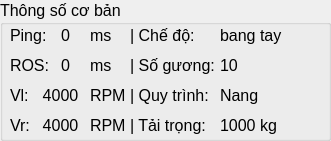
   <widget class="QGroupBox" name="gb_basic_param">
    <property name="geometry">
     <rect>
      <x>10</x>
      <y>370</y>
      <width>331</width>
      <height>141</height>
     </rect>
    </property>
    <property name="font">
     <font>
      <pointsize>12</pointsize>
     </font>
    </property>
    <property name="title">
     <string>Thông số cơ bản</string>
    </property>
    <widget class="QLabel" name="lb_mode">
     <property name="geometry">
      <rect>
       <x>130</x>
       <y>20</y>
       <width>91</width>
       <height>31</height>
      </rect>
     </property>
     <property name="font">
      <font>
       <pointsize>12</pointsize>
      </font>
     </property>
     <property name="autoFillBackground">
      <bool>false</bool>
     </property>
     <property name="frameShape">
      <enum>QFrame::NoFrame</enum>
     </property>
     <property name="lineWidth">
      <number>1</number>
     </property>
     <property name="midLineWidth">
      <number>0</number>
     </property>
     <property name="text">
      <string>| Chế độ:</string>
     </property>
     <property name="scaledContents">
      <bool>false</bool>
     </property>
     <property name="wordWrap">
      <bool>false</bool>
     </property>
     <property name="openExternalLinks">
      <bool>false</bool>
     </property>
    </widget>
    <widget class="QLabel" name="lb_detect">
     <property name="geometry">
      <rect>
       <x>130</x>
       <y>50</y>
       <width>91</width>
       <height>31</height>
      </rect>
     </property>
     <property name="font">
      <font>
       <pointsize>12</pointsize>
      </font>
     </property>
     <property name="autoFillBackground">
      <bool>false</bool>
     </property>
     <property name="frameShape">
      <enum>QFrame::NoFrame</enum>
     </property>
     <property name="lineWidth">
      <number>1</number>
     </property>
     <property name="midLineWidth">
      <number>0</number>
     </property>
     <property name="text">
      <string>| Số gương:</string>
     </property>
     <property name="scaledContents">
      <bool>false</bool>
     </property>
     <property name="wordWrap">
      <bool>false</bool>
     </property>
     <property name="openExternalLinks">
      <bool>false</bool>
     </property>
    </widget>
    <widget class="QLabel" name="lb_ros">
     <property name="geometry">
      <rect>
       <x>10</x>
       <y>50</y>
       <width>41</width>
       <height>31</height>
      </rect>
     </property>
     <property name="font">
      <font>
       <pointsize>12</pointsize>
      </font>
     </property>
     <property name="autoFillBackground">
      <bool>false</bool>
     </property>
     <property name="frameShape">
      <enum>QFrame::NoFrame</enum>
     </property>
     <property name="lineWidth">
      <number>1</number>
     </property>
     <property name="midLineWidth">
      <number>0</number>
     </property>
     <property name="text">
      <string>ROS:</string>
     </property>
     <property name="scaledContents">
      <bool>false</bool>
     </property>
     <property name="wordWrap">
      <bool>false</bool>
     </property>
     <property name="openExternalLinks">
      <bool>false</bool>
     </property>
    </widget>
    <widget class="QLabel" name="lb_job">
     <property name="geometry">
      <rect>
       <x>130</x>
       <y>80</y>
       <width>91</width>
       <height>31</height>
      </rect>
     </property>
     <property name="font">
      <font>
       <pointsize>12</pointsize>
      </font>
     </property>
     <property name="autoFillBackground">
      <bool>false</bool>
     </property>
     <property name="frameShape">
      <enum>QFrame::NoFrame</enum>
     </property>
     <property name="lineWidth">
      <number>1</number>
     </property>
     <property name="midLineWidth">
      <number>0</number>
     </property>
     <property name="text">
      <string>| Quy trình:</string>
     </property>
     <property name="scaledContents">
      <bool>false</bool>
     </property>
     <property name="wordWrap">
      <bool>false</bool>
     </property>
     <property name="openExternalLinks">
      <bool>false</bool>
     </property>
    </widget>
    <widget class="QLabel" name="lb_load">
     <property name="geometry">
      <rect>
       <x>130</x>
       <y>110</y>
       <width>91</width>
       <height>31</height>
      </rect>
     </property>
     <property name="font">
      <font>
       <pointsize>12</pointsize>
      </font>
     </property>
     <property name="autoFillBackground">
      <bool>false</bool>
     </property>
     <property name="frameShape">
      <enum>QFrame::NoFrame</enum>
     </property>
     <property name="lineWidth">
      <number>1</number>
     </property>
     <property name="midLineWidth">
      <number>0</number>
     </property>
     <property name="text">
      <string>| Tải trọng:</string>
     </property>
     <property name="scaledContents">
      <bool>false</bool>
     </property>
     <property name="wordWrap">
      <bool>false</bool>
     </property>
     <property name="openExternalLinks">
      <bool>false</bool>
     </property>
    </widget>
    <widget class="QLabel" name="lbv_ros">
     <property name="geometry">
      <rect>
       <x>40</x>
       <y>50</y>
       <width>51</width>
       <height>31</height>
      </rect>
     </property>
     <property name="font">
      <font>
       <pointsize>12</pointsize>
      </font>
     </property>
     <property name="autoFillBackground">
      <bool>false</bool>
     </property>
     <property name="frameShape">
      <enum>QFrame::NoFrame</enum>
     </property>
     <property name="lineWidth">
      <number>1</number>
     </property>
     <property name="midLineWidth">
      <number>0</number>
     </property>
     <property name="text">
      <string>0</string>
     </property>
     <property name="scaledContents">
      <bool>false</bool>
     </property>
     <property name="alignment">
      <set>Qt::AlignCenter</set>
     </property>
     <property name="wordWrap">
      <bool>false</bool>
     </property>
     <property name="openExternalLinks">
      <bool>false</bool>
     </property>
    </widget>
    <widget class="QLabel" name="lbv_mode">
     <property name="geometry">
      <rect>
       <x>220</x>
       <y>20</y>
       <width>111</width>
       <height>31</height>
      </rect>
     </property>
     <property name="font">
      <font>
       <pointsize>12</pointsize>
      </font>
     </property>
     <property name="autoFillBackground">
      <bool>false</bool>
     </property>
     <property name="frameShape">
      <enum>QFrame::NoFrame</enum>
     </property>
     <property name="lineWidth">
      <number>1</number>
     </property>
     <property name="midLineWidth">
      <number>0</number>
     </property>
     <property name="text">
      <string>bang tay</string>
     </property>
     <property name="scaledContents">
      <bool>false</bool>
     </property>
     <property name="wordWrap">
      <bool>false</bool>
     </property>
     <property name="openExternalLinks">
      <bool>false</bool>
     </property>
    </widget>
    <widget class="QLabel" name="lbv_detect">
     <property name="geometry">
      <rect>
       <x>220</x>
       <y>50</y>
       <width>111</width>
       <height>31</height>
      </rect>
     </property>
     <property name="font">
      <font>
       <pointsize>12</pointsize>
      </font>
     </property>
     <property name="autoFillBackground">
      <bool>false</bool>
     </property>
     <property name="frameShape">
      <enum>QFrame::NoFrame</enum>
     </property>
     <property name="lineWidth">
      <number>1</number>
     </property>
     <property name="midLineWidth">
      <number>0</number>
     </property>
     <property name="text">
      <string>10</string>
     </property>
     <property name="scaledContents">
      <bool>false</bool>
     </property>
     <property name="wordWrap">
      <bool>false</bool>
     </property>
     <property name="openExternalLinks">
      <bool>false</bool>
     </property>
    </widget>
    <widget class="QLabel" name="lbv_load">
     <property name="geometry">
      <rect>
       <x>220</x>
       <y>110</y>
       <width>41</width>
       <height>31</height>
      </rect>
     </property>
     <property name="font">
      <font>
       <pointsize>12</pointsize>
      </font>
     </property>
     <property name="autoFillBackground">
      <bool>false</bool>
     </property>
     <property name="frameShape">
      <enum>QFrame::NoFrame</enum>
     </property>
     <property name="lineWidth">
      <number>1</number>
     </property>
     <property name="midLineWidth">
      <number>0</number>
     </property>
     <property name="text">
      <string>1000</string>
     </property>
     <property name="scaledContents">
      <bool>false</bool>
     </property>
     <property name="wordWrap">
      <bool>false</bool>
     </property>
     <property name="openExternalLinks">
      <bool>false</bool>
     </property>
    </widget>
    <widget class="QLabel" name="lbv_job">
     <property name="geometry">
      <rect>
       <x>220</x>
       <y>80</y>
       <width>111</width>
       <height>31</height>
      </rect>
     </property>
     <property name="font">
      <font>
       <pointsize>12</pointsize>
      </font>
     </property>
     <property name="autoFillBackground">
      <bool>false</bool>
     </property>
     <property name="frameShape">
      <enum>QFrame::NoFrame</enum>
     </property>
     <property name="lineWidth">
      <number>1</number>
     </property>
     <property name="midLineWidth">
      <number>0</number>
     </property>
     <property name="text">
      <string>Nang</string>
     </property>
     <property name="scaledContents">
      <bool>false</bool>
     </property>
     <property name="wordWrap">
      <bool>false</bool>
     </property>
     <property name="openExternalLinks">
      <bool>false</bool>
     </property>
    </widget>
    <widget class="QLabel" name="lb_ros_2">
     <property name="geometry">
      <rect>
       <x>10</x>
       <y>20</y>
       <width>41</width>
       <height>31</height>
      </rect>
     </property>
     <property name="font">
      <font>
       <pointsize>12</pointsize>
      </font>
     </property>
     <property name="autoFillBackground">
      <bool>false</bool>
     </property>
     <property name="frameShape">
      <enum>QFrame::NoFrame</enum>
     </property>
     <property name="lineWidth">
      <number>1</number>
     </property>
     <property name="midLineWidth">
      <number>0</number>
     </property>
     <property name="text">
      <string>Ping: </string>
     </property>
     <property name="scaledContents">
      <bool>false</bool>
     </property>
     <property name="wordWrap">
      <bool>false</bool>
     </property>
     <property name="openExternalLinks">
      <bool>false</bool>
     </property>
    </widget>
    <widget class="QLabel" name="lbv_ping">
     <property name="geometry">
      <rect>
       <x>40</x>
       <y>20</y>
       <width>51</width>
       <height>31</height>
      </rect>
     </property>
     <property name="font">
      <font>
       <pointsize>12</pointsize>
      </font>
     </property>
     <property name="layoutDirection">
      <enum>Qt::LeftToRight</enum>
     </property>
     <property name="autoFillBackground">
      <bool>false</bool>
     </property>
     <property name="frameShape">
      <enum>QFrame::NoFrame</enum>
     </property>
     <property name="lineWidth">
      <number>1</number>
     </property>
     <property name="midLineWidth">
      <number>0</number>
     </property>
     <property name="text">
      <string>0</string>
     </property>
     <property name="scaledContents">
      <bool>false</bool>
     </property>
     <property name="alignment">
      <set>Qt::AlignCenter</set>
     </property>
     <property name="wordWrap">
      <bool>false</bool>
     </property>
     <property name="openExternalLinks">
      <bool>false</bool>
     </property>
    </widget>
    <widget class="QLabel" name="lbv_velRight">
     <property name="geometry">
      <rect>
       <x>30</x>
       <y>110</y>
       <width>61</width>
       <height>31</height>
      </rect>
     </property>
     <property name="font">
      <font>
       <pointsize>12</pointsize>
      </font>
     </property>
     <property name="autoFillBackground">
      <bool>false</bool>
     </property>
     <property name="frameShape">
      <enum>QFrame::NoFrame</enum>
     </property>
     <property name="lineWidth">
      <number>1</number>
     </property>
     <property name="midLineWidth">
      <number>0</number>
     </property>
     <property name="text">
      <string>4000</string>
     </property>
     <property name="scaledContents">
      <bool>false</bool>
     </property>
     <property name="alignment">
      <set>Qt::AlignCenter</set>
     </property>
     <property name="wordWrap">
      <bool>false</bool>
     </property>
     <property name="openExternalLinks">
      <bool>false</bool>
     </property>
    </widget>
    <widget class="QLabel" name="lb_velRight">
     <property name="geometry">
      <rect>
       <x>10</x>
       <y>110</y>
       <width>31</width>
       <height>31</height>
      </rect>
     </property>
     <property name="font">
      <font>
       <pointsize>12</pointsize>
      </font>
     </property>
     <property name="autoFillBackground">
      <bool>false</bool>
     </property>
     <property name="frameShape">
      <enum>QFrame::NoFrame</enum>
     </property>
     <property name="lineWidth">
      <number>1</number>
     </property>
     <property name="midLineWidth">
      <number>0</number>
     </property>
     <property name="text">
      <string>Vr:</string>
     </property>
     <property name="scaledContents">
      <bool>false</bool>
     </property>
     <property name="wordWrap">
      <bool>false</bool>
     </property>
     <property name="openExternalLinks">
      <bool>false</bool>
     </property>
    </widget>
    <widget class="QLabel" name="lb_velLeft">
     <property name="geometry">
      <rect>
       <x>10</x>
       <y>80</y>
       <width>31</width>
       <height>31</height>
      </rect>
     </property>
     <property name="font">
      <font>
       <pointsize>12</pointsize>
      </font>
     </property>
     <property name="autoFillBackground">
      <bool>false</bool>
     </property>
     <property name="frameShape">
      <enum>QFrame::NoFrame</enum>
     </property>
     <property name="lineWidth">
      <number>1</number>
     </property>
     <property name="midLineWidth">
      <number>0</number>
     </property>
     <property name="text">
      <string>Vl:</string>
     </property>
     <property name="scaledContents">
      <bool>false</bool>
     </property>
     <property name="wordWrap">
      <bool>false</bool>
     </property>
     <property name="openExternalLinks">
      <bool>false</bool>
     </property>
    </widget>
    <widget class="QLabel" name="lbv_velLeft">
     <property name="geometry">
      <rect>
       <x>30</x>
       <y>80</y>
       <width>61</width>
       <height>31</height>
      </rect>
     </property>
     <property name="font">
      <font>
       <pointsize>12</pointsize>
      </font>
     </property>
     <property name="autoFillBackground">
      <bool>false</bool>
     </property>
     <property name="frameShape">
      <enum>QFrame::NoFrame</enum>
     </property>
     <property name="lineWidth">
      <number>1</number>
     </property>
     <property name="midLineWidth">
      <number>0</number>
     </property>
     <property name="text">
      <string>4000</string>
     </property>
     <property name="scaledContents">
      <bool>false</bool>
     </property>
     <property name="alignment">
      <set>Qt::AlignCenter</set>
     </property>
     <property name="wordWrap">
      <bool>false</bool>
     </property>
     <property name="openExternalLinks">
      <bool>false</bool>
     </property>
    </widget>
    <widget class="QLabel" name="lbu_2">
     <property name="geometry">
      <rect>
       <x>90</x>
       <y>80</y>
       <width>41</width>
       <height>31</height>
      </rect>
     </property>
     <property name="font">
      <font>
       <pointsize>12</pointsize>
      </font>
     </property>
     <property name="autoFillBackground">
      <bool>false</bool>
     </property>
     <property name="frameShape">
      <enum>QFrame::NoFrame</enum>
     </property>
     <property name="lineWidth">
      <number>1</number>
     </property>
     <property name="midLineWidth">
      <number>0</number>
     </property>
     <property name="text">
      <string>RPM</string>
     </property>
     <property name="scaledContents">
      <bool>false</bool>
     </property>
     <property name="wordWrap">
      <bool>false</bool>
     </property>
     <property name="openExternalLinks">
      <bool>false</bool>
     </property>
    </widget>
    <widget class="QLabel" name="lbu_3">
     <property name="geometry">
      <rect>
       <x>90</x>
       <y>110</y>
       <width>41</width>
       <height>31</height>
      </rect>
     </property>
     <property name="font">
      <font>
       <pointsize>12</pointsize>
      </font>
     </property>
     <property name="autoFillBackground">
      <bool>false</bool>
     </property>
     <property name="frameShape">
      <enum>QFrame::NoFrame</enum>
     </property>
     <property name="lineWidth">
      <number>1</number>
     </property>
     <property name="midLineWidth">
      <number>0</number>
     </property>
     <property name="text">
      <string>RPM</string>
     </property>
     <property name="scaledContents">
      <bool>false</bool>
     </property>
     <property name="wordWrap">
      <bool>false</bool>
     </property>
     <property name="openExternalLinks">
      <bool>false</bool>
     </property>
    </widget>
    <widget class="QLabel" name="lbu_0">
     <property name="geometry">
      <rect>
       <x>90</x>
       <y>20</y>
       <width>41</width>
       <height>31</height>
      </rect>
     </property>
     <property name="font">
      <font>
       <pointsize>12</pointsize>
      </font>
     </property>
     <property name="autoFillBackground">
      <bool>false</bool>
     </property>
     <property name="frameShape">
      <enum>QFrame::NoFrame</enum>
     </property>
     <property name="lineWidth">
      <number>1</number>
     </property>
     <property name="midLineWidth">
      <number>0</number>
     </property>
     <property name="text">
      <string>ms</string>
     </property>
     <property name="scaledContents">
      <bool>false</bool>
     </property>
     <property name="wordWrap">
      <bool>false</bool>
     </property>
     <property name="openExternalLinks">
      <bool>false</bool>
     </property>
    </widget>
    <widget class="QLabel" name="lbu_1">
     <property name="geometry">
      <rect>
       <x>90</x>
       <y>50</y>
       <width>41</width>
       <height>31</height>
      </rect>
     </property>
     <property name="font">
      <font>
       <pointsize>12</pointsize>
      </font>
     </property>
     <property name="autoFillBackground">
      <bool>false</bool>
     </property>
     <property name="frameShape">
      <enum>QFrame::NoFrame</enum>
     </property>
     <property name="lineWidth">
      <number>1</number>
     </property>
     <property name="midLineWidth">
      <number>0</number>
     </property>
     <property name="text">
      <string>ms</string>
     </property>
     <property name="scaledContents">
      <bool>false</bool>
     </property>
     <property name="wordWrap">
      <bool>false</bool>
     </property>
     <property name="openExternalLinks">
      <bool>false</bool>
     </property>
    </widget>
    <widget class="QLabel" name="lb_velRight_3">
     <property name="geometry">
      <rect>
       <x>260</x>
       <y>110</y>
       <width>21</width>
       <height>31</height>
      </rect>
     </property>
     <property name="font">
      <font>
       <pointsize>12</pointsize>
      </font>
     </property>
     <property name="autoFillBackground">
      <bool>false</bool>
     </property>
     <property name="frameShape">
      <enum>QFrame::NoFrame</enum>
     </property>
     <property name="lineWidth">
      <number>1</number>
     </property>
     <property name="midLineWidth">
      <number>0</number>
     </property>
     <property name="text">
      <string>kg</string>
     </property>
     <property name="scaledContents">
      <bool>false</bool>
     </property>
     <property name="wordWrap">
      <bool>false</bool>
     </property>
     <property name="openExternalLinks">
      <bool>false</bool>
     </property>
    </widget>
   </widget>
